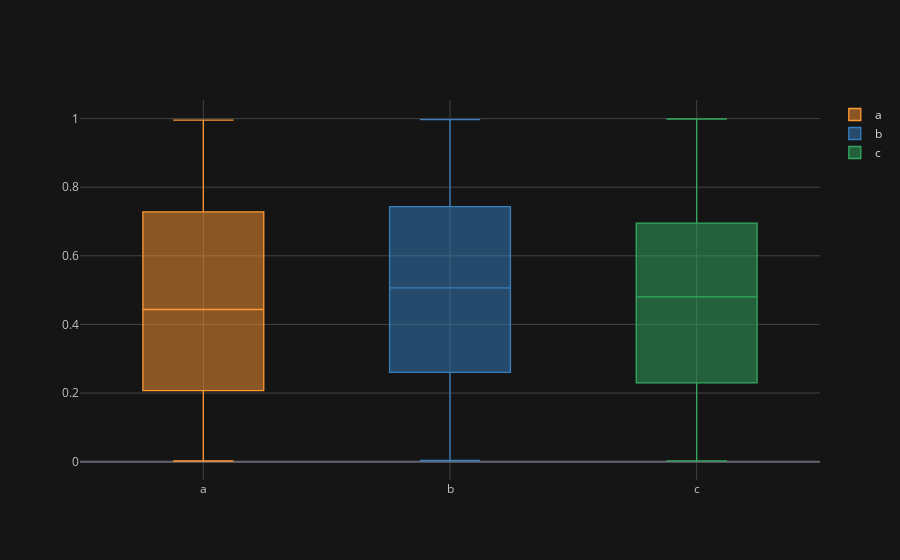

Notebook cell for this chart:
### Code cell
df.iplot(kind='box')

### Figure 1 — Plotly figure (JSON) as saved in the notebook; plotly's stock layout.template omitted (floating-point values rounded to 4 significant figures; data arrays with more than 128 entries replaced by an {"elided": "..."} marker saying what was removed)
{"data": [{"boxpoints": false, "line": {"width": 1.3}, "marker": {"color": "rgba(255, 153, 51, 1.0)"}, "name": "a", "orientation": "v", "type": "box", "y": {"elided": "300 float values"}}, {"boxpoints": false, "line": {"width": 1.3}, "marker": {"color": "rgba(55, 128, 191, 1.0)"}, "name": "b", "orientation": "v", "type": "box", "y": {"elided": "300 float values"}}, {"boxpoints": false, "line": {"width": 1.3}, "marker": {"color": "rgba(50, 171, 96, 1.0)"}, "name": "c", "orientation": "v", "type": "box", "y": {"elided": "300 float values"}}], "layout": {"legend": {"bgcolor": "#151516", "font": {"color": "#D9D9D9"}}, "paper_bgcolor": "#151516", "plot_bgcolor": "#151516", "title": {"font": {"color": "#D9D9D9"}}, "xaxis": {"gridcolor": "#434343", "showgrid": true, "tickfont": {"color": "#C2C2C2"}, "title": {"font": {"color": "#D9D9D9"}, "text": ""}, "zerolinecolor": "#666570"}, "yaxis": {"gridcolor": "#434343", "showgrid": true, "tickfont": {"color": "#C2C2C2"}, "title": {"font": {"color": "#D9D9D9"}, "text": ""}, "zerolinecolor": "#666570"}}}
